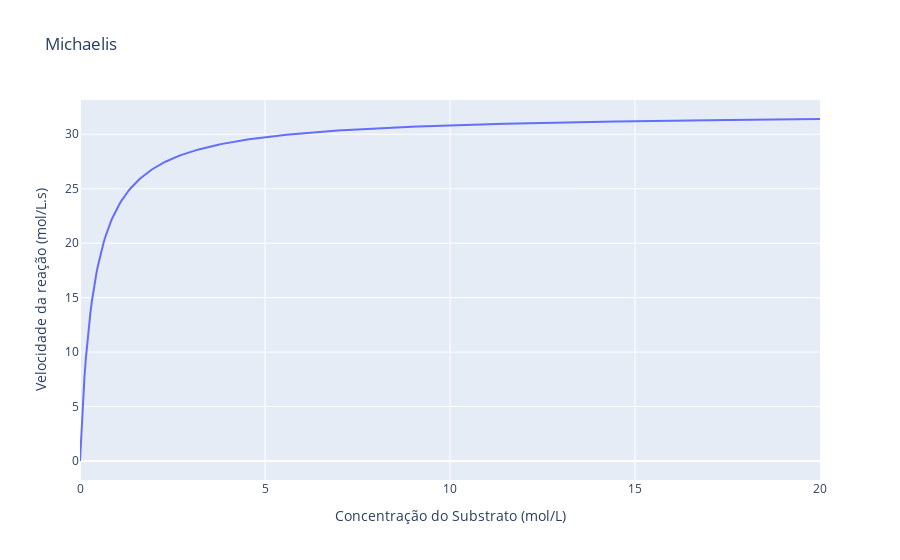

The notebook cell saved with this chart:
### Markdown cell above
# Gráfico Função de Michaelis

### Code cell
import numpy as np
import plotly.graph_objects as go

def michaelis (conc_subst, km, vmax):
    v_reaction = (vmax*conc_subst)/(km+conc_subst)
    return v_reaction

km = 0.38
vmax = 32

s = np.linspace(0, 20, 500)
v = michaelis(s, km, vmax)

fig = go.Figure()

fig.add_trace(go.Scatter(
    x=s,
    y=v,
    mode='lines',
))

fig.update_layout(
    title="Michaelis",
    xaxis_title="Concentração do Substrato (mol/L)",
    yaxis_title="Velocidade da reação (mol/L.s)"
)

fig.show()

### Figure 1 — Plotly figure (JSON) as saved in the notebook; plotly's stock layout.template omitted (floating-point values rounded to 4 significant figures; data arrays with more than 128 entries replaced by an {"elided": "..."} marker saying what was removed)
{"data": [{"mode": "lines", "type": "scatter", "x": {"elided": "500 float values"}, "y": {"elided": "500 float values"}}], "layout": {"title": {"text": "Michaelis"}, "xaxis": {"title": {"text": "Concentração do Substrato (mol/L)"}}, "yaxis": {"title": {"text": "Velocidade da reação (mol/L.s)"}}}}
